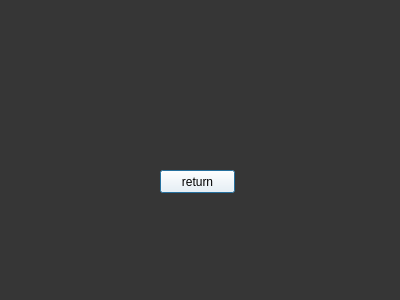
<?xml version="1.0" encoding="UTF-8"?>
<ui version="4.0">
 <class>Dialog</class>
 <widget class="QDialog" name="Dialog">
  <property name="geometry">
   <rect>
    <x>0</x>
    <y>0</y>
    <width>400</width>
    <height>300</height>
   </rect>
  </property>
  <property name="windowTitle">
   <string>Dialog</string>
  </property>
  <property name="styleSheet">
   <string notr="true">background-color: rgb(54,54,54);</string>
  </property>
  <widget class="QPushButton" name="return_button">
   <property name="geometry">
    <rect>
     <x>160</x>
     <y>170</y>
     <width>75</width>
     <height>23</height>
    </rect>
   </property>
   <property name="styleSheet">
    <string notr="true">background-color: rgb(255, 255, 255);</string>
   </property>
   <property name="text">
    <string>return</string>
   </property>
  </widget>
 </widget>
 <resources/>
 <connections/>
</ui>
